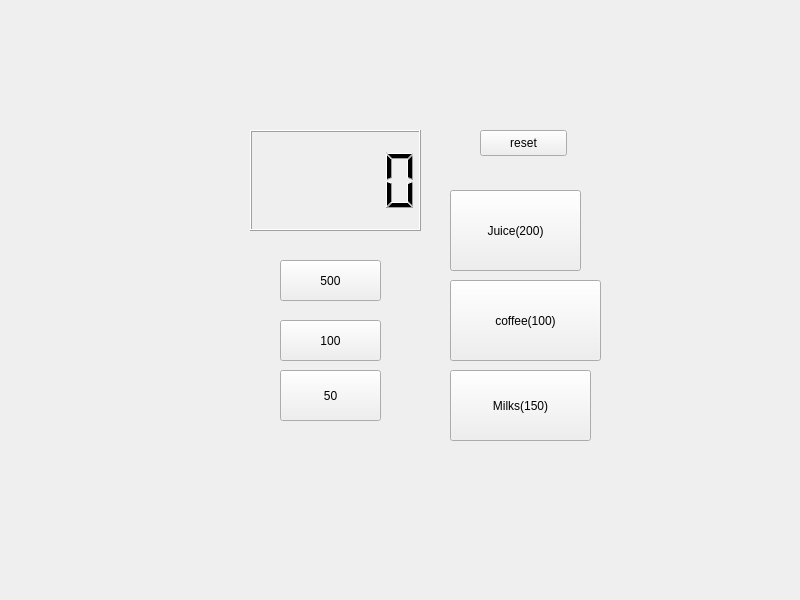
<?xml version="1.0" encoding="UTF-8"?>
<ui version="4.0">
 <class>Widget</class>
 <widget class="QWidget" name="Widget">
  <property name="geometry">
   <rect>
    <x>0</x>
    <y>0</y>
    <width>800</width>
    <height>600</height>
   </rect>
  </property>
  <property name="windowTitle">
   <string>Widget</string>
  </property>
  <widget class="QLCDNumber" name="lcdNumber">
   <property name="geometry">
    <rect>
     <x>250</x>
     <y>130</y>
     <width>171</width>
     <height>101</height>
    </rect>
   </property>
  </widget>
  <widget class="QPushButton" name="pb500">
   <property name="geometry">
    <rect>
     <x>280</x>
     <y>260</y>
     <width>101</width>
     <height>41</height>
    </rect>
   </property>
   <property name="text">
    <string>500</string>
   </property>
  </widget>
  <widget class="QPushButton" name="pb100">
   <property name="geometry">
    <rect>
     <x>280</x>
     <y>320</y>
     <width>101</width>
     <height>41</height>
    </rect>
   </property>
   <property name="text">
    <string>100</string>
   </property>
  </widget>
  <widget class="QPushButton" name="pbCoffee">
   <property name="geometry">
    <rect>
     <x>450</x>
     <y>280</y>
     <width>151</width>
     <height>81</height>
    </rect>
   </property>
   <property name="text">
    <string>coffee(100)</string>
   </property>
  </widget>
  <widget class="QPushButton" name="pbmilk">
   <property name="geometry">
    <rect>
     <x>450</x>
     <y>370</y>
     <width>141</width>
     <height>71</height>
    </rect>
   </property>
   <property name="text">
    <string>Milks(150)</string>
   </property>
  </widget>
  <widget class="QPushButton" name="pb50">
   <property name="geometry">
    <rect>
     <x>280</x>
     <y>370</y>
     <width>101</width>
     <height>51</height>
    </rect>
   </property>
   <property name="text">
    <string>50</string>
   </property>
  </widget>
  <widget class="QPushButton" name="pbJuice">
   <property name="geometry">
    <rect>
     <x>450</x>
     <y>190</y>
     <width>131</width>
     <height>81</height>
    </rect>
   </property>
   <property name="text">
    <string>Juice(200)</string>
   </property>
  </widget>
  <widget class="QPushButton" name="pbReset">
   <property name="geometry">
    <rect>
     <x>480</x>
     <y>130</y>
     <width>87</width>
     <height>26</height>
    </rect>
   </property>
   <property name="text">
    <string>reset</string>
   </property>
  </widget>
 </widget>
 <resources/>
 <connections/>
</ui>
